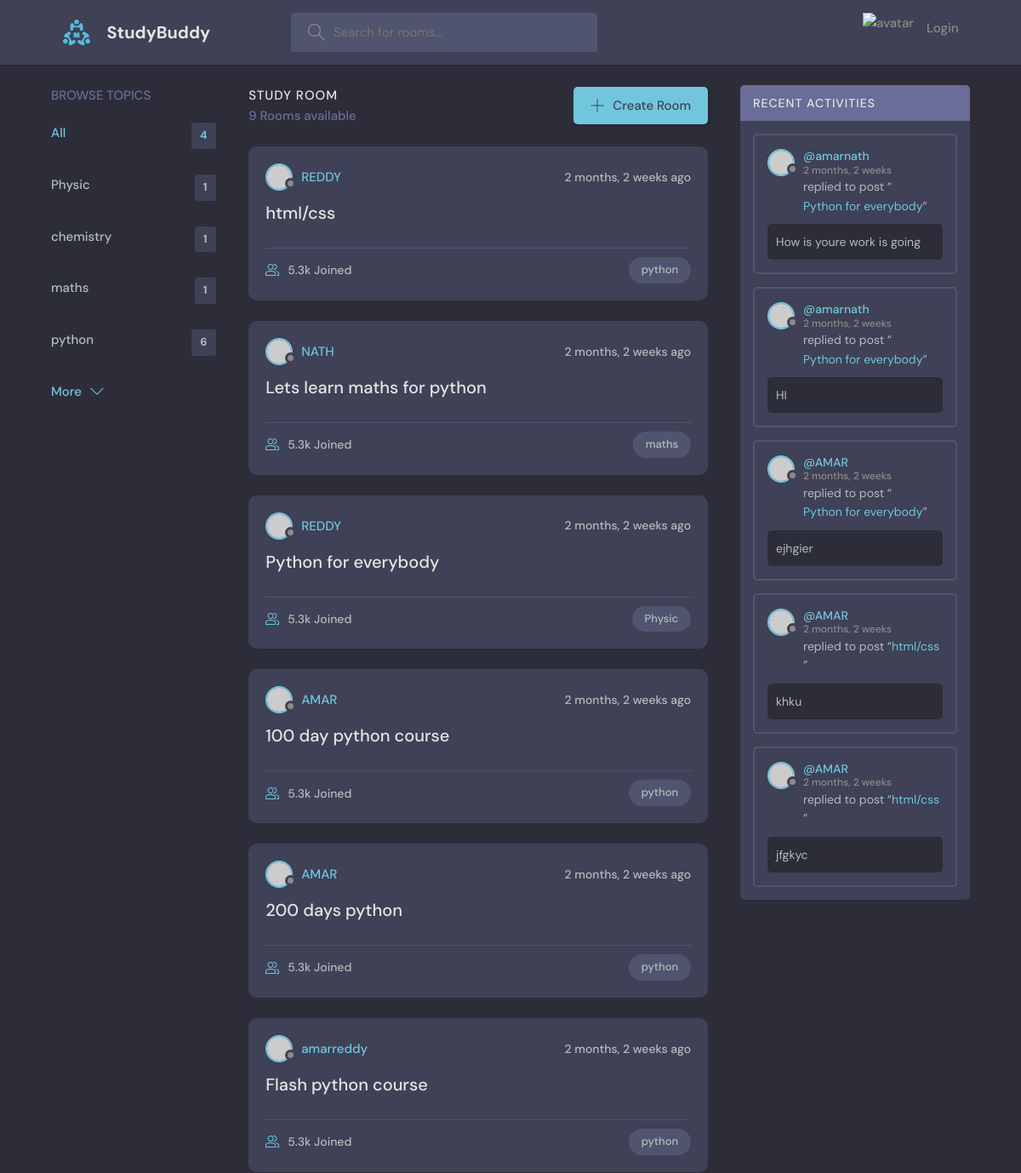
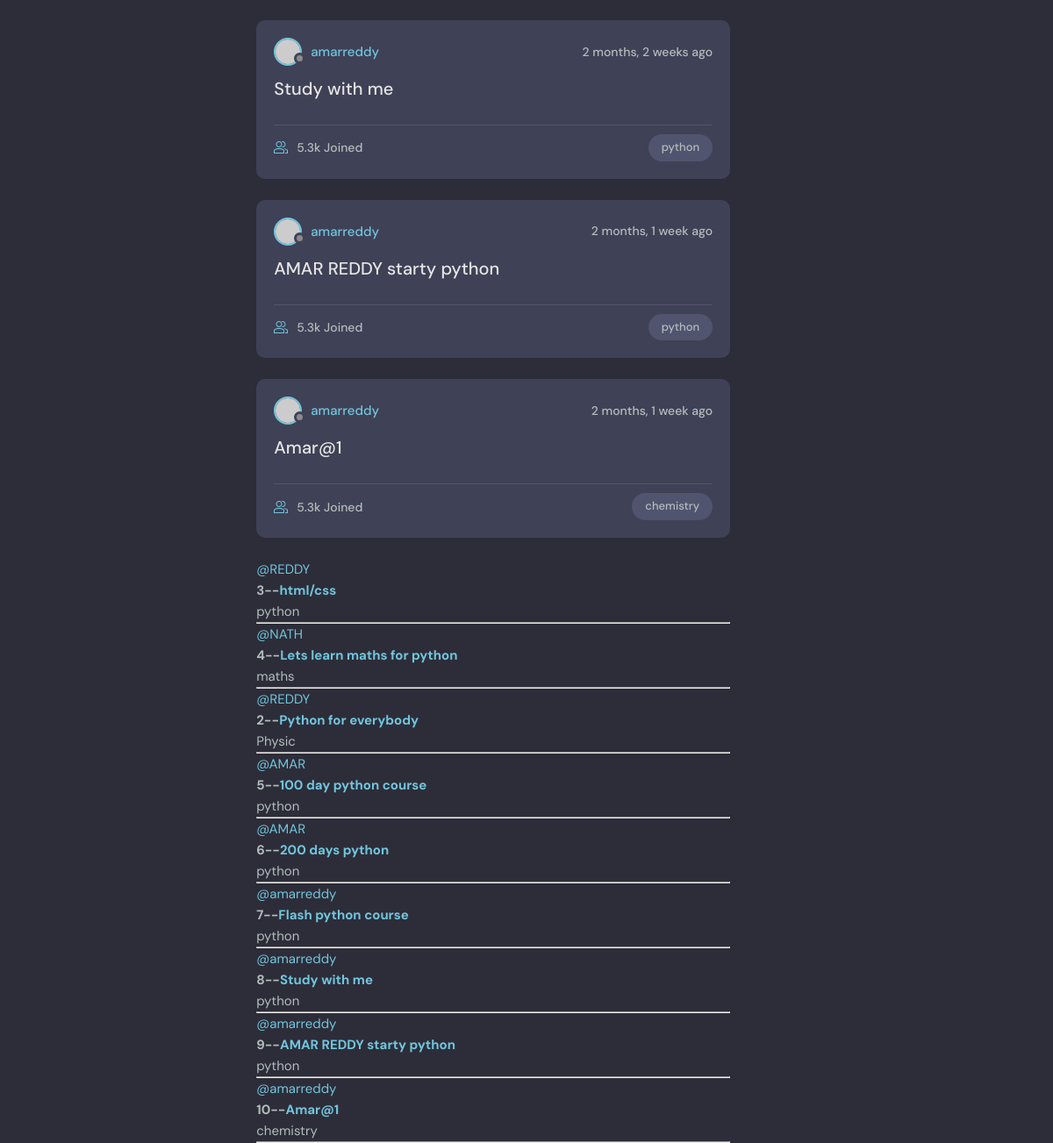
The page / on the database its author committed (2 pictures, top to bottom).
### base/models.py (models this page shows, shortened)
class Topic(models.Model):
    name=models.CharField(max_length=200)

class Room(models.Model):
    host=models.ForeignKey(User,on_delete=models.CASCADE,null=True)
    topic=models.ForeignKey(Topic,on_delete=models.SET_NULL,null=True)
    name=models.CharField(max_length=200)
    description=models.TextField(null=True,blank=True)
    participants=models.ManyToManyField(User,related_name='participants',blank=True)
    update = models.DateTimeField(auto_now=True)
    created=models.DateTimeField(auto_now_add=True)
    class Meta:
        ordering=['update','created']
    def __str__(self):
        return self.name

class Message(models.Model):
    user=models.ForeignKey(User,on_delete=models.CASCADE)
    room=models.ForeignKey(Room,on_delete=models.CASCADE)
    body=models.TextField()
    update = models.DateTimeField(auto_now=True)
    created=models.DateTimeField(auto_now_add=True)
    class Meta:
        ordering=['-update','-created']

### base/views.py (the view)
# urls.py: path('',views.home,name="home"),
def home(request):
    q=request.GET.get('q') if request.GET.get('q') is not None else ''
    rooms=Room.objects.filter(
        Q(topic__name__icontains=q)|
        Q(name__contains=q)|
        Q(description__icontains=q)
        )
    topics=Topic.objects.all()
    room_count=rooms.count()
    room_messages=Message.objects.filter(
        Q(room__topic__name__icontains=q)
    )
    context={'room_messages':room_messages,'rooms':rooms,'topics':topics,'room_count':room_count}
    return render(request,"base/home.html",context)

### base/templates/base/home.html (shortened to what this page needs)
{% extends 'main.html' %}
  {% block content%}
    <main class="layout layout--3">
      <div class="container">
        {% include 'base/topics_component.html'%}
        <div class="roomList">
          <div class="roomList__header">
            <div>
              <h2>Study Room</h2>
              <p>{{room_count}} Rooms available</p>
            </div>
            <a class="btn btn--main" href="create-room.html">
              <svg version="1.1" xmlns="http://www.w3.org/2000/svg" width="32" height="32" viewBox="0 0 32 32">
                <title>add</title>
                <path
                  d="M16.943 0.943h-1.885v14.115h-14.115v1.885h14.115v14.115h1.885v-14.115h14.115v-1.885h-14.115v-14.115z"
                ></path>
              </svg>
              Create Room
            </a>
          </div>
          {% include 'base/feed_component.html' %}
        </div>
        {% include 'base/activity_component.html' %}
      </div>
    </main>
  {% endblock %}

### base/templates/base/topics_component.html
<div class="topics">
    <div class="topics__header">
      <h2>Browse Topics</h2>
    </div>
    <ul class="topics__list">
      <li>
        <a href="{% url 'home' %}" class="active">All <span>{{topics.count}}</span></a>
      </li>
      {% for topic in topics %}
      <li>
        <a href="{% url 'home' %}?q={{topic.name}}">{{topic.name}} <span>{{topic.room_set.all.count}}</span></a>
      </li>
      {% endfor %}
    </ul>
    <a class="btn btn--link" href="topics.html">
      More
      <svg version="1.1" xmlns="http://www.w3.org/2000/svg" width="32" height="32" viewBox="0 0 32 32">
        <title>chevron-down</title>
        <path d="M16 21l-13-13h-3l16 16 16-16h-3l-13 13z"></path>
      </svg>
    </a>
  </div>

### base/templates/base/feed_component.html (shortened to what this page needs)
{% for room in rooms %}
<div class="roomListRoom">
    <div class="roomListRoom__header">
      <a href="{% url 'user-profile' room.host.id %}" class="roomListRoom__author">
        <div class="avatar avatar--small">
          <img alt="image" src="https://randomuser.me/api/portraits/women/11.jpg" />
        </div>
        <span>{{room.host.username}}</span>
      </a>
      <div class="roomListRoom__actions">
        <span>{{ room.created | timesince}} ago</span>
      </div>
    </div>
    <div class="roomListRoom__content">
      <a href="{% url 'room' room.id %}">{{room.name}}</a>
    </div>
    <div class="roomListRoom__meta">
      <a href="{% url 'room' room.id %}" class="roomListRoom__joined">
        5.3k Joined
      </a>
      <p class="roomListRoom__topic">{{room.topic.name}}</p>
    </div>
  </div>
{% endfor %}
    {% for room in rooms %}
        <div>
            <a href="{% url 'user-profile' room.host.id %}">@{{room.host.username}}</a>
            <h5>{{room.id}}--<a href="{% url 'room' room.id %}">{{room.name}}</a></h5>
            <small>{{room.topic.name}}</small>
            <hr>
        </div>
    {% endfor %}

### base/templates/base/activity_component.html (shortened to what this page needs)
<div class="activities">
    <div class="activities__header">
      <h2>Recent Activities</h2>
    </div>
    {% for message in room_messages %}
    <div class="activities__box">
      <div class="activities__boxHeader roomListRoom__header">
        <a href="{% url 'user-profile' message.user.id %}" class="roomListRoom__author">
          <div class="avatar avatar--small">
            <img alt="image3" src="https://randomuser.me/api/portraits/women/11.jpg" />
          </div><p>@{{message.user}}<span>{{message.created|timesince}}</span></p>
        </a>
      </div>
      <div class="activities__boxContent">
        <p>replied to post “<a href="{% url 'room' message.room.id%}">{{message.room}}</a>”</p>
        <div class="activities__boxRoomContent">
            {{message.body}}
        </div>
      </div>
    </div>
    {% endfor %}
</div>

### rows shown on the page
Topic: name "Physic", room_set.all.count "1"
Topic: name "chemistry", room_set.all.count "1"
Topic: name "maths", room_set.all.count "1"
Topic: name "python", room_set.all.count "6"
Room: host.username "REDDY", created "2 months, 2 weeks", name "html/css", topic.name "python", id "3"
Room: host.username "NATH", created "2 months, 2 weeks", name "Lets learn maths for python", topic.name "maths", id "4"
Room: host.username "REDDY", created "2 months, 2 weeks", name "Python for everybody", topic.name "Physic", id "2"
Room: host.username "AMAR", created "2 months, 2 weeks", name "100 day python course", topic.name "python", id "5"
Room: host.username "AMAR", created "2 months, 2 weeks", name "200 days python", topic.name "python", id "6"
Room: host.username "amarreddy", created "2 months, 2 weeks", name "Flash python course", topic.name "python", id "7"
Room: host.username "amarreddy", created "2 months, 2 weeks", name "Study with me", topic.name "python", id "8"
Room: host.username "amarreddy", created "2 months, 1 week", name "AMAR REDDY starty python", topic.name "python", id "9"
Room: host.username "amarreddy", created "2 months, 1 week", name "Amar@1", topic.name "chemistry", id "10"
Message: user "amarnath", created "2 months, 2 weeks", room "Python for everybody", body "How is youre work is going"
Message: user "amarnath", created "2 months, 2 weeks", room "Python for everybody", body "HI"
Message: user "AMAR", created "2 months, 2 weeks", room "Python for everybody", body "ejhgier"
Message: user "AMAR", created "2 months, 2 weeks", room "html/css", body "khku"
Message: user "AMAR", created "2 months, 2 weeks", room "html/css", body "jfgkyc"

### other values the page prints
{{ topics.count }} "4"
{{ room_count }} "9"
